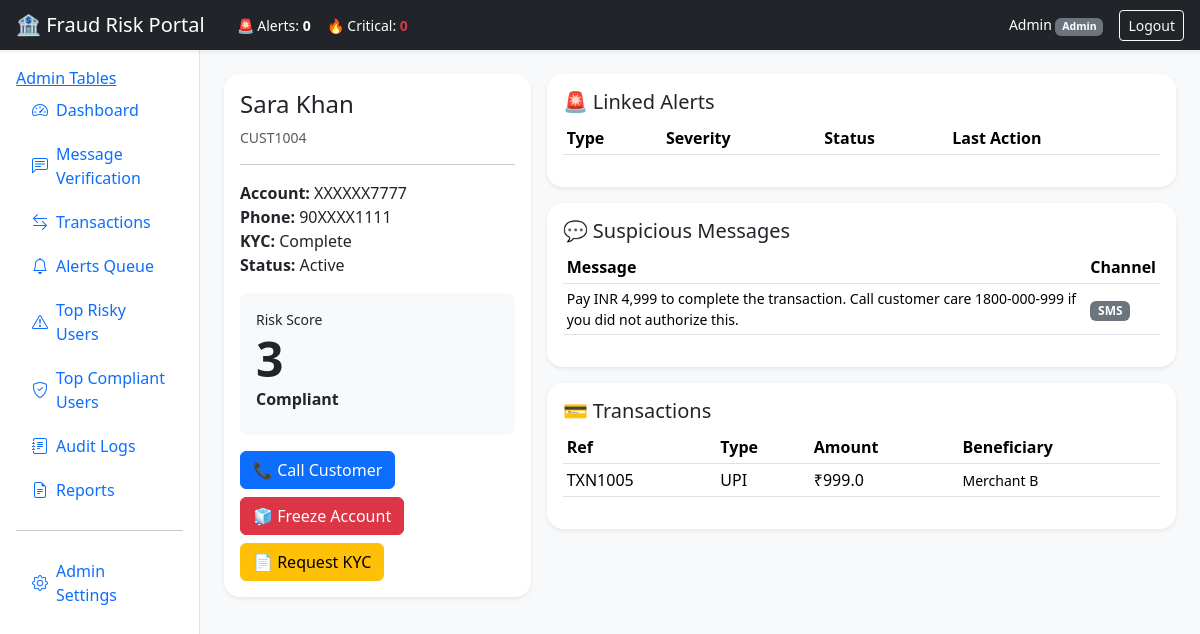
The page /customer/4 (signed in) on the database its author committed.
### app/models.py (models this page shows, shortened)
class User(db.Model, UserMixin):
    id = db.Column(db.Integer, primary_key=True)
    username = db.Column(db.String(80), unique=True, nullable=False)
    full_name = db.Column(db.String(120), nullable=False)
    role = db.Column(db.String(40), nullable=False, default=ROLE_BANKER)
    password_hash = db.Column(db.String(255), nullable=False)
    active = db.Column(db.Boolean, default=True)

class Customer(db.Model):
    id = db.Column(db.Integer, primary_key=True)
    customer_ref = db.Column(db.String(30), unique=True, nullable=False)
    full_name = db.Column(db.String(120), nullable=False)
    phone_masked = db.Column(db.String(20), nullable=False)
    email_masked = db.Column(db.String(120), nullable=True)
    account_masked = db.Column(db.String(30), nullable=False)
    account_status = db.Column(db.String(20), default="Active")
    kyc_status = db.Column(db.String(20), default="Pending")
    account_age_months = db.Column(db.Integer, default=12)
    device_change_frequency = db.Column(db.Integer, default=0)
    location_mismatch_count = db.Column(db.Integer, default=0)
    complaint_count = db.Column(db.Integer, default=0)
    vulnerability_indicator = db.Column(db.Integer, default=0)
    transaction_velocity = db.Column(db.Float, default=0.0)
    message_frequency = db.Column(db.Integer, default=0)
    linked_user_flag = db.Column(db.String(20), default="Compliant")

class Message(db.Model):
    id = db.Column(db.Integer, primary_key=True)
    customer_id = db.Column(db.Integer, db.ForeignKey("customer.id"), nullable=True)
    sender_name = db.Column(db.String(120), nullable=True)
    sender_id = db.Column(db.String(120), nullable=True)
    phone_or_email = db.Column(db.String(120), nullable=True)
    channel = db.Column(db.String(20), default="SMS")
    body = db.Column(db.Text, nullable=False)
    url_count = db.Column(db.Integer, default=0)
    short_link_count = db.Column(db.Integer, default=0)
    created_at = db.Column(db.DateTime, default=datetime.utcnow)

class Transaction(db.Model):
    id = db.Column(db.Integer, primary_key=True)
    customer_id = db.Column(db.Integer, db.ForeignKey("customer.id"), nullable=True)
    txn_ref = db.Column(db.String(30), unique=True, nullable=False)
    txn_type = db.Column(db.String(40), nullable=False)
    amount = db.Column(db.Float, nullable=False)
    beneficiary = db.Column(db.String(120), nullable=True)
    beneficiary_risk = db.Column(db.Integer, default=0)
    hour_of_day = db.Column(db.Integer, default=12)
    geo_mismatch = db.Column(db.Integer, default=0)
    scam_message_minutes = db.Column(db.Integer, default=9999)
    repeated_small_txn = db.Column(db.Integer, default=0)
    international_flag = db.Column(db.Integer, default=0)
    cash_withdrawal = db.Column(db.Integer, default=0)
    created_at = db.Column(db.DateTime, default=datetime.utcnow)

### app/routes/main.py (the view)
@main_bp.route("/customer/<int:customer_id>")
@login_required
def customer_profile(customer_id):
    customer = Customer.query.get_or_404(customer_id)
    risk = compute_customer_risk(customer)
    messages = Message.query.filter_by(customer_id=customer.id).order_by(Message.created_at.desc()).all()
    txns = Transaction.query.filter_by(customer_id=customer.id).order_by(Transaction.created_at.desc()).all()
    alerts = Alert.query.filter_by(customer_id=customer.id).order_by(Alert.created_at.desc()).all()
    return render_template(
        "customer_profile.html",
        customer=customer,
        risk=risk,
        messages=messages,
        txns=txns,
        alerts=alerts,
        mask_account=mask_account
    )

### app/models.py (called while the page is built)
@login_manager.user_loader
def load_user(user_id):
    return db.session.get(User, int(user_id))

### app/routes/main.py (called while the page is built)
@main_bp.app_context_processor
def inject_stats():
    stats = {
        "total": MessagePrediction.query.count(),
        "fraud": MessagePrediction.query.filter(MessagePrediction.risk_score >= 50).count(),
        "legit": MessagePrediction.query.filter(MessagePrediction.risk_score < 50).count(),
    }
    return dict(stats=stats)

### templates/customer_profile.html (shortened to what this page needs)
{% extends "base.html" %}
{% block content %}
<div class="row g-3">
  <div class="col-lg-4">
    <div class="card shadow-sm rounded-4">
      <div class="card-body">
        <h4>{{ customer.full_name }}</h4>
        <div class="small text-muted">{{ customer.customer_ref }}</div>
        <hr>
        <div><strong>Account:</strong> {{ customer.account_masked }}</div>
        <div><strong>Phone:</strong> {{ customer.phone_masked }}</div>
        <div><strong>KYC:</strong> {{ customer.kyc_status }}</div>
        <div><strong>Status:</strong> {{ customer.account_status }}</div>
        <div class="mt-3 p-3 rounded-3
          {% if risk.classification == 'Critical' %}bg-danger text-white
          {% elif risk.classification == 'High' %}bg-warning
          {% else %}bg-light{% endif %}">
          <div class="small">Risk Score</div>
          <div class="display-5 fw-bold">{{ risk.risk_score }}</div>
          <div class="fw-semibold">{{ risk.classification }}</div>
        </div>
        <div class="mt-3 d-grid gap-2">
  <form method="post" action="{{ url_for('main.call_customer_profile', customer_id=customer.id) }}">
    <button class="btn btn-primary">📞 Call Customer</button>
  </form>
  <form method="post" action="{{ url_for('main.freeze_account_profile', customer_id=customer.id) }}">
    <button class="btn btn-danger">🧊 Freeze Account</button>
  </form>
  <form method="post" action="{{ url_for('main.request_kyc_profile', customer_id=customer.id) }}">
    <button class="btn btn-warning">📄 Request KYC</button>
  </form>
</div>
      </div>
    </div>
  </div>
  <div class="col-lg-8">
    <div class="card shadow-sm rounded-4 mb-3">
      <div class="card-body">
        <h5>🚨 Linked Alerts</h5>
        <table class="table table-sm align-middle">
          <thead>
            <tr><th>Type</th><th>Severity</th><th>Status</th><th>Last Action</th></tr>
          </thead>
        </table>
      </div>
    </div>
    <div class="card shadow-sm rounded-4 mb-3">
      <div class="card-body">
        <h5>💬 Suspicious Messages</h5>
        <table class="table table-sm">
          <thead><tr><th>Message</th><th>Channel</th></tr></thead>
          <tbody>
          {% for m in messages %}
            <tr>
              <td class="small text-wrap" style="max-width: 1450px;">{{ m.body }}</td>
              <td><span class="badge bg-secondary">{{ m.channel }}</span></td>
            </tr>
          {% endfor %}
          </tbody>
        </table>
      </div>
    </div>
    <div class="card shadow-sm rounded-4">
      <div class="card-body">
        <h5>💳 Transactions</h5>
        <table class="table table-sm align-middle">
          <thead><tr><th>Ref</th><th>Type</th><th>Amount</th><th>Beneficiary</th></tr></thead>
          <tbody>
          {% for t in txns %}
            <tr>
              <td>{{ t.txn_ref }}</td>
              <td>{{ t.txn_type }}</td>
              <td>
                <span class="{% if t.amount > 100000 %}text-danger fw-bold{% endif %}">
                  ₹{{ t.amount }}
                </span>
              </td>
              <td class="small">{{ t.beneficiary }}</td>
            </tr>
          {% endfor %}
          </tbody>
        </table>
      </div>
    </div>
  </div>
</div>
{% endblock %}

### templates/base.html (shortened to what this page needs)
<!doctype html>
<html lang="en">
<head>
  <link href="https://cdn.jsdelivr.net/npm/bootstrap@5.3.3/dist/css/bootstrap.min.css" rel="stylesheet">
  <link href="https://cdn.jsdelivr.net/npm/bootstrap-icons@1.11.3/font/bootstrap-icons.css" rel="stylesheet">
  <link rel="stylesheet" href="{{ url_for('static', filename='css/style.css') }}">
</head>
<body class="bg-light">
<nav class="navbar navbar-dark bg-dark shadow-sm px-3">
  <div class="d-flex align-items-center gap-3">
    <span class="navbar-brand mb-0 h5">🏦 Fraud Risk Portal</span>
    <div class="d-none d-md-flex gap-3 text-white small">
      <span>🚨 Alerts: <b>{{ stats.open_alerts or 0 }}</b></span>
      <span>🔥 Critical: <b class="text-danger">{{ stats.critical_alerts or 0 }}</b></span>
    </div>
  </div>
  <div class="d-flex align-items-center gap-3 text-white">
    {% if current_user.is_authenticated %}
      <span class="small">
        {{ current_user.full_name }}
        <span class="badge bg-secondary">{{ current_user.role }}</span>
      </span>
      <a class="btn btn-outline-light btn-sm" href="{{ url_for('auth.logout') }}">Logout</a>
    {% endif %}
  </div>
</nav>
<div class="container-fluid">
  <div class="row">
    <aside class="col-lg-2 bg-white border-end min-vh-100 p-3">
    <a href="{{ url_for('admin.list_tables') }}">Admin Tables</a>
      <div class="nav flex-column gap-1">
        {% macro nav_item(endpoint, icon, label) %}
          <a class="nav-link d-flex align-items-center gap-2
            {% if request.endpoint == endpoint %}active fw-bold text-primary{% endif %}"
            href="{{ url_for(endpoint) }}">
            <i class="bi {{ icon }}"></i> {{ label }}
          </a>
        {% endmacro %}
        {{ nav_item('main.dashboard', 'bi-speedometer2', 'Dashboard') }}
        {{ nav_item('main.message_verify', 'bi-chat-left-text', 'Message Verification') }}
        {{ nav_item('main.transaction_monitor', 'bi-arrow-left-right', 'Transactions') }}
        {{ nav_item('main.alerts_queue', 'bi-bell', 'Alerts Queue') }}
        {{ nav_item('main.top_risky', 'bi-exclamation-triangle', 'Top Risky Users') }}
        {{ nav_item('main.top_compliant', 'bi-shield-check', 'Top Compliant Users') }}
        {{ nav_item('main.audit_logs', 'bi-journal-text', 'Audit Logs') }}
        {{ nav_item('main.reports_page', 'bi-file-earmark-text', 'Reports') }}
        {% if current_user.role == "Admin" %}
          <hr>
          {{ nav_item('main.admin_settings', 'bi-gear', 'Admin Settings') }}
        {% endif %}
      </div>
    </aside>
    <main class="col-lg-10 p-4">
      {% block content %}{% endblock %}
    </main>
  </div>
</div>
</body>
</html>

### static/css/style.css (style rules this page uses)
:root { --navy: #0b1f3a; --accent: #1d4ed8; --soft: #f4f7fb; }
.card { border: 0; }
.table td, .table th { vertical-align: middle; }

### rows shown on the page
User: full_name "Admin", role "Admin"
Customer: full_name "Sara Khan", customer_ref "CUST1004", account_masked "XXXXXX7777", phone_masked "90XXXX1111", kyc_status "Complete", account_status "Active"
Message: body "Pay INR 4,999 to complete the transaction. Call customer care 1800-000-999 if you did not authorize this.", channel "SMS"
Transaction: txn_ref "TXN1005", txn_type "UPI", amount "999.0", beneficiary "Merchant B"

### other values the page prints
{{ stats.open_alerts or 0 }} "0"
{{ stats.critical_alerts or 0 }} "0"
{{ label }} "Dashboard Message Verification Transactions Alerts Queue Top Risky Users Top Compliant Users Audit Logs Reports Admin Settings"
{{ risk.risk_score }} "3"
{{ risk.classification }} "Compliant"
